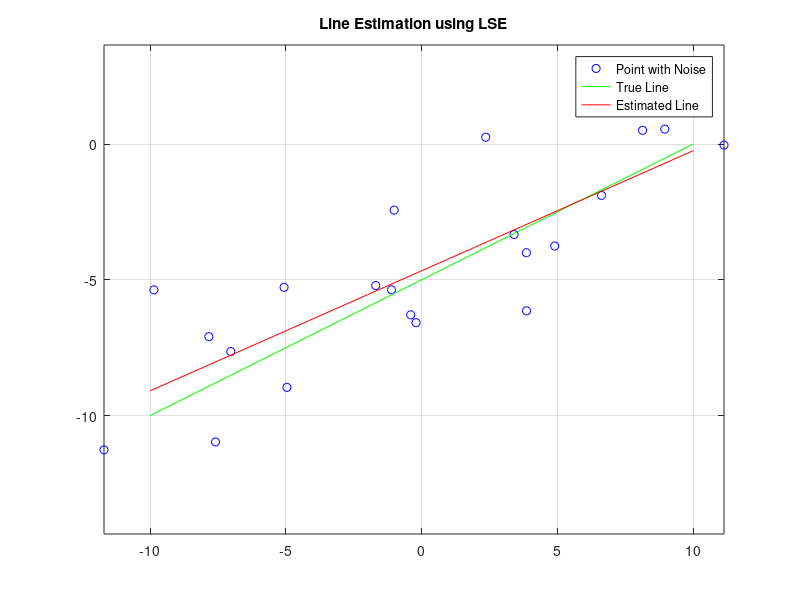

This figure's MATLAB source:
clc; close all; clear;

% Noise level
scale = 2;

% Line Parameters (y=ax+b)
a = 0.5; b = -5;

% Points on the line
x = (-10:1:10)';
y = a*x + b;

% Noise addition
xn = x + randn(size(x))*scale;
yn = y + randn(size(y))*scale;

% Line Estimation using LSM
X = [xn ones(size(xn))];
p = inv(X'*X)*X'*yn;

% Plot
figure; plot(xn,yn,'bo'); axis equal; grid on; hold on;
plot(x, y, 'g-');
plot(x, p(1)*x+p(2), 'r-'); hold off;
legend('Point with Noise', 'True Line', 'Estimated Line');
title('Line Estimation using LSE')
